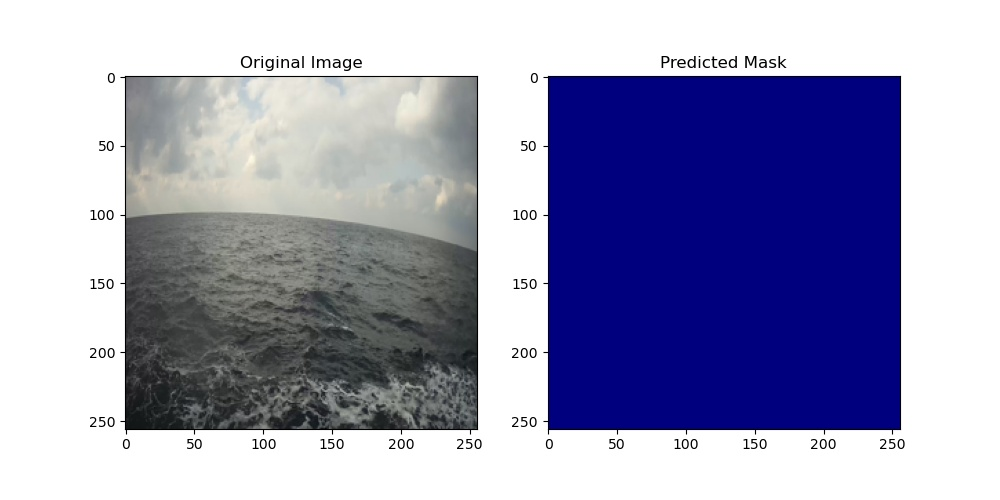
#> input picture 제주항_맑음_20201221_0597_0185_pred.jpg, 1000 x 500 px; its folder holds only this picture in this run
$ python -i HorizonDetection_Hough.py   (imports and definitions only)
#> lines starting #> are read from the running program, lines starting #| are printed output that depends on the picture; after the words box and inside, x2 and y2 are one past the last pixel; in counts of white or black regions, pixels touching at a corner belong together
import os
import cv2
import numpy as np
from PIL import Image
from tensorflow.keras.utils import to_categorical
import matplotlib.pyplot as plt
import random

# 📌 디렉터리 설정
BASE_DIR = r"C:\Users\LEEJINSE\Desktop\sim\춘계학술대회_논문준비\train\해상 객체 이미지"
IMAGE_BASE_DIR = os.path.join(BASE_DIR, "Validation")
MASK_BASE_DIR = os.path.join(BASE_DIR, "Val_mask_output")
IMG_SIZE = (512, 512)
NUM_CLASSES = 2

def find_mask_file(mask_root, filename_wo_ext):
    for root, _, files in os.walk(mask_root):
        for file in files:
            if file == filename_wo_ext + "_mask.npy":
                return os.path.join(root, file)
    return None


# 🔹 마스크 로드
def load_mask(mask_path):
    mask = np.load(mask_path)
    mask = cv2.resize(mask, IMG_SIZE, interpolation=cv2.INTER_NEAREST)
    return (mask == 255).astype(np.uint8)

# 🔹 이미지 로드
def load_image(image_path):
    image = Image.open(image_path).convert("RGB")
    image = image.resize(IMG_SIZE)
    return cv2.cvtColor(np.array(image), cv2.COLOR_RGB2GRAY)

# 🔹 수평선 기반 바다 마스크 생성
def get_sea_mask_by_hough(gray_img):
    kernel = np.ones((7, 7), np.uint8)
    erosion = cv2.erode(gray_img, kernel, iterations=1)
    gaussian_3 = cv2.GaussianBlur(erosion, (9, 9), 10.0)
    unsharp_image = cv2.addWeighted(erosion, 1.5, gaussian_3, -0.5, 0, erosion)

    edges = cv2.Canny(unsharp_image, 100, 200)
    lines = cv2.HoughLines(edges, 1, np.pi / 180, 80)

    h, w = gray_img.shape
    mask = np.zeros((h, w), dtype=np.uint8)

    if lines is None:
        return mask  # 선이 검출되지 않은 경우 빈 마스크 반환

    # 수평선에 가까운 선 찾기
    best_line = None
    min_diff = float('inf')
    for line in lines:
        for rho, theta in line:
            diff = abs(theta - np.pi / 2)
            if diff < min_diff:
                min_diff = diff
                best_line = (rho, theta)

    rho, theta = best_line
    if theta == 0.0:
        x = int(rho)
        mask[:, x:] = 255
    else:
        a = -1 / np.tan(theta)
        b = rho / np.sin(theta)
        for y in range(h):
            x = int((y - b) / a)
            if 0 <= x < w:
                mask[y:, x:] = 255
                break
    return (mask == 255).astype(np.uint8)

# 🔹 IOU 계산
def compute_iou(pred_mask, gt_mask):
    intersection = np.logical_and(pred_mask, gt_mask).sum()
    union = np.logical_or(pred_mask, gt_mask).sum()
    return intersection / union if union != 0 else 0.0

# 🔹 전체 폴더 순회 및 IOU 출력
ious = []
# [36 lines not run here, left out]


# 🔹 시각화할 샘플 수
num_samples = 5
sample_files = random.sample(ious, min(num_samples, len(ious)))

# 🔹 다시 로드하며 시각화
visualized = 0
# [31 lines not run here, left out]

>>> import cv2
>>> picture = cv2.imread('제주항_맑음_20201221_0597_0185_pred.jpg', cv2.IMREAD_GRAYSCALE)
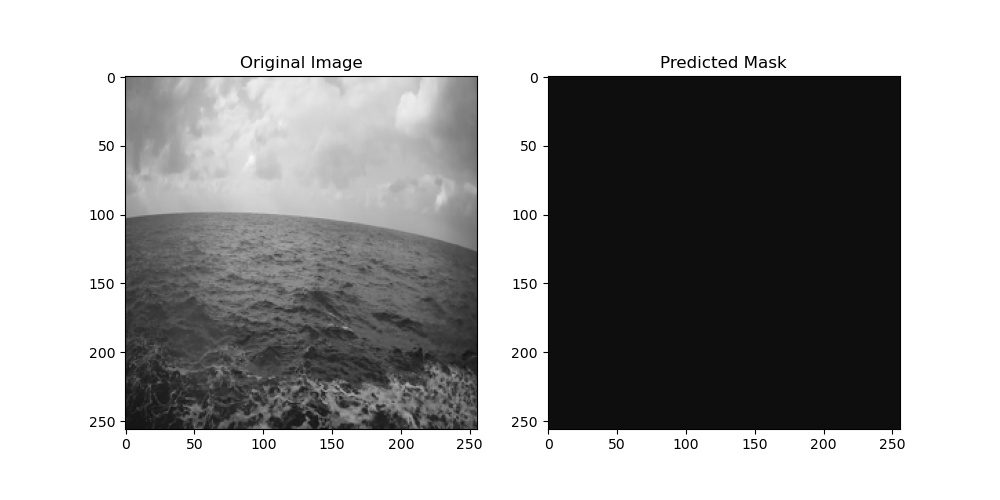
#> picture: shape (500, 1000); min 0, max 255, mean 161.2
>>> result = get_sea_mask_by_hough(picture)
#> in get_sea_mask_by_hough, `erosion = cv2.erode(gray_img, kernel, iterations=1)`:
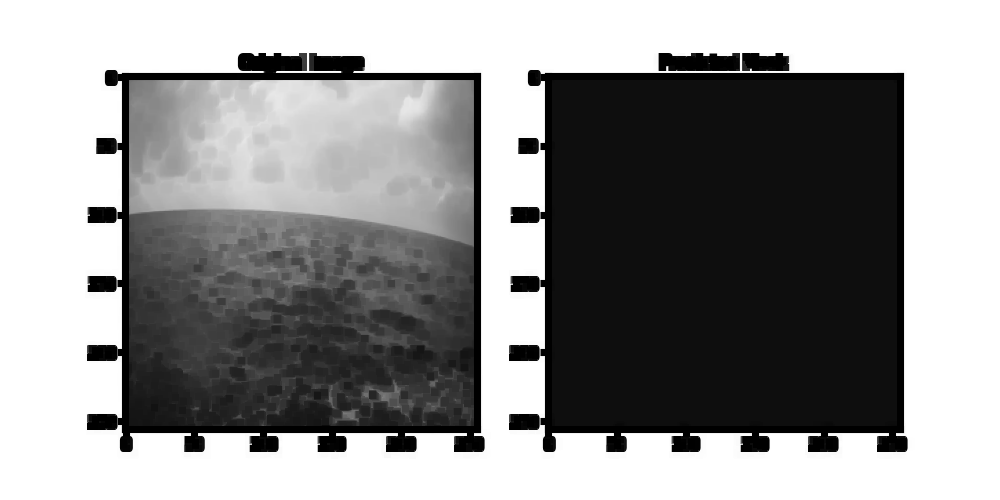
#> erosion: shape (500, 1000); min 0, max 255, mean 146.2
#> in get_sea_mask_by_hough, `gaussian_3 = cv2.GaussianBlur(erosion, (9, 9), 10.0)`:
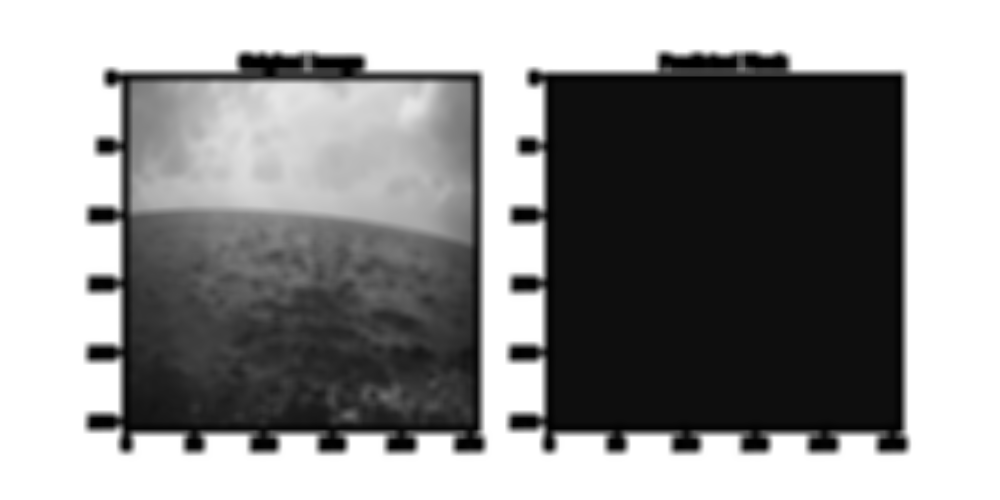
#> gaussian_3: shape (500, 1000); min 0, max 255, mean 146.3
#> in get_sea_mask_by_hough, `edges = cv2.Canny(unsharp_image, 100, 200)`:
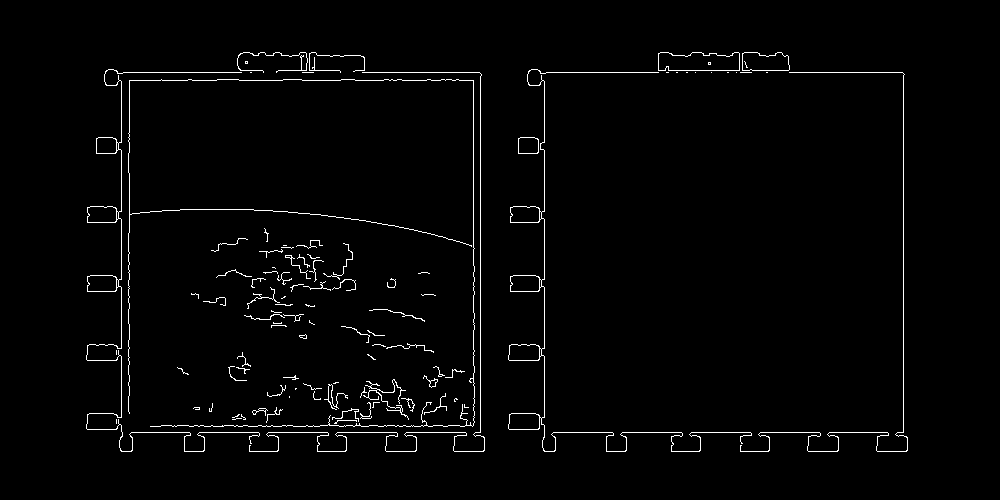
#> edges: shape (500, 1000); 1.8% white in thin lines or dots, all inside (x1, y1, x2, y2) = (86, 52, 908, 452)
#> in get_sea_mask_by_hough, `lines = cv2.HoughLines(edges, 1, np.pi / 180, 80)`: lines = 40 rows, first 8: [432, 1.57], [72, 1.57], [903, 0], [480, 0], [544, 0], [121, 0], [451, 1.57], [473, 0]
#> the loop in get_sea_mask_by_hough, `for line in lines:` made 40 passes
#> line on passes 1 to 12: [[432, 1.57]], [[72, 1.57]], [[903, 0]], [[480, 0]], [[544, 0]], [[121, 0]], [[451, 1.57]], [[473, 0]], [[80, 1.57]], [[70, 1.57]], [[129, 0]], [[83, 1.55]]
#> after the loop in get_sea_mask_by_hough, `for line in lines:`: best_line = (432, 1.57); min_diff = 4.37e-08
#> in get_sea_mask_by_hough, `rho, theta = best_line`: rho = 432; theta = 1.57
#> in get_sea_mask_by_hough, `a = -1 / np.tan(theta)`: a = 4.37e-08
#> in get_sea_mask_by_hough, `b = rho / np.sin(theta)`: b = 432
#> the loop in get_sea_mask_by_hough, `for y in range(h):` made 433 passes
#> x on passes 1 to 3: -9883007424, -9860130092, -9837252760
#> after the loop in get_sea_mask_by_hough, `for y in range(h):`:
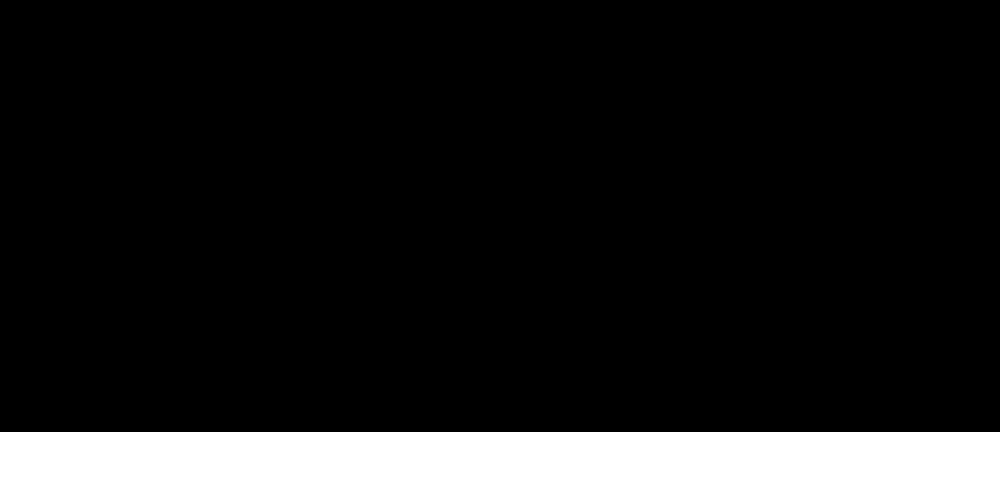
#> mask: shape (500, 1000); 13.6% white; 1 white region, box (x1, y1, x2, y2) and area: (0, 432, 1000, 500) 68000
